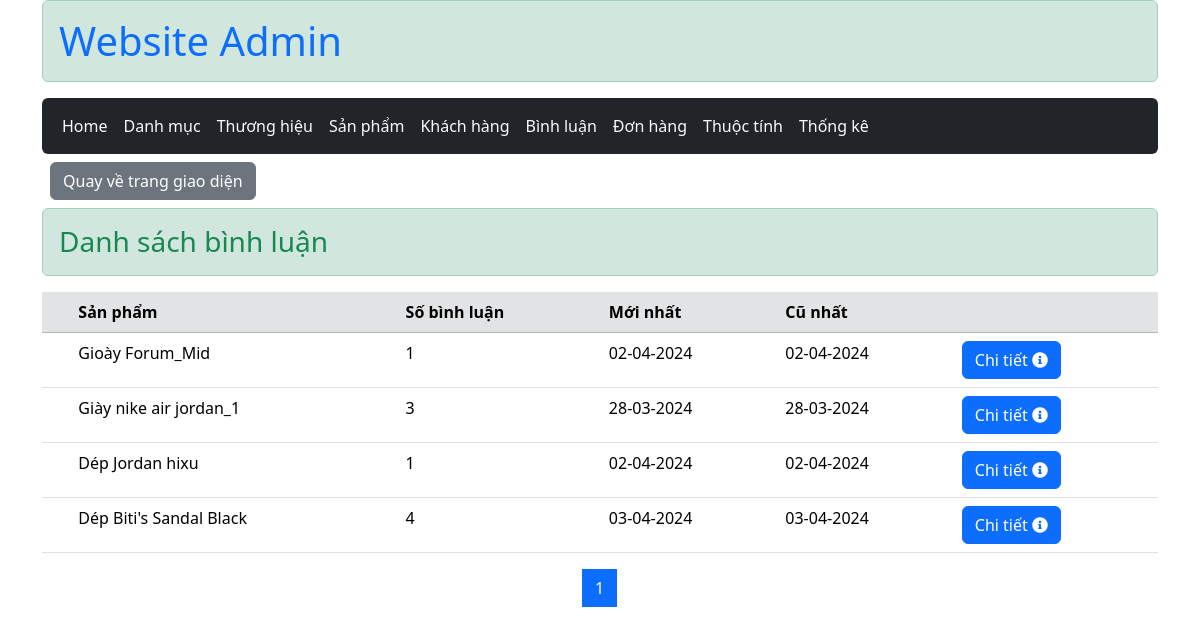
The app's page /admin/index.php?act=list_comment with its own data.
### tables this page shows
CREATE TABLE `product` (
  `product_id` int(11) NOT NULL,
  `name` varchar(255) NOT NULL,
  `price` int(11) NOT NULL,
  `image` varchar(255) NOT NULL,
  `description` text NOT NULL,
  `sale` int(11) NOT NULL,
  `create_at` date NOT NULL,
  `view` int(11) NOT NULL,
  `cate_id` int(11) NOT NULL,
  `brand_id` int(11) NOT NULL
);

### controller/ControllerAdmin/CommentControl.php (called while the page is built, shortened)
<?php
function list_comment(){
    if(!isset($_GET['page']) || !is_numeric($_GET['page']) || $_GET['page'] <= 1 ){
        $page = 1;
    }else{
        $page = $_GET['page'];
    }
    $quantity = 6;
    $total_comment_of_products = comments_select_by_product_admin();
    $list_comment = comments_select_page_by_product_admin($page, $quantity) ;
    $total_pages =  ceil(count($total_comment_of_products) / $quantity);
    include 'comment/list_comment.php';
}

### model/pdo.php (called while the page is built, shortened)
<?php
    function pdo_get_connection(){
        $servername = "localhost";
        $username = "root";
        $password = "";
        try {
            $conn = new PDO("mysql:host=$servername;dbname=duan1", $username, $password);
            $conn->setAttribute(PDO::ATTR_ERRMODE, PDO::ERRMODE_EXCEPTION);
            return $conn;
        } catch(PDOException $e) {
            echo "Lỗi kết nối : " . $e->getMessage();
        }
    }
    function pdo_query($sql){
        $sql_args = array_slice(func_get_args(),1);
        try{
            $conn = pdo_get_connection();
            $stmt = $conn ->prepare($sql);
            $stmt -> execute($sql_args);
            $rows = $stmt -> fetchAll();
            return $rows;
        }
        catch(PDOException $e){
            throw $e;
        }
        finally{
            unset($conn);
        }
    }
?>

### model/comment.php (called while the page is built, shortened)
<?php
function comments_select_by_product_admin(){
    $sql = "SELECT p.name,  p.product_id, COUNT(c.comment_id) AS comment_count, MIN(c.date) AS earliest_comment_date, MAX(c.date) AS lastest_comment_date
            FROM comments c
            JOIN product p ON p.product_id = c.product_id
            JOIN user u ON u.user_id = c.user_id
            GROUP BY p.name
            Order By  p.name desc";
    return pdo_query($sql);
}
function comments_select_page_by_product_admin($page, $quantity){
    $start = ($page -1)* $quantity;
    $sql = "SELECT p.name,  p.product_id, COUNT(c.comment_id) AS comment_count, MIN(c.date) AS earliest_comment_date, MAX(c.date) AS lastest_comment_date
            FROM comments c
            JOIN product p ON p.product_id = c.product_id
            JOIN user u ON u.user_id = c.user_id
            GROUP BY p.name
            Order By  p.name desc
            Limit $start , $quantity";
    return pdo_query($sql);
}

### admin/comment/list_comment.php (the view, shortened to what this page needs)
<main class="container_">
    <h3 class="alert alert-success text-success"> Danh sách bình luận</h3>
    <table class="table table-hover">
        <thead  class="table-secondary" >
            <tr>
                <th></th>
                <th>Sản phẩm</th>
                <th>Số bình luận</th>
                <th>Mới nhất </th>
                <th>Cũ nhất</th>
                <th></th>
            </tr>
        </thead>
        <tbody>
            <?php
                foreach($list_comment as $comment):
            ?>
                <tr>
                    <td></td>
                    <td><?= $comment['name'] ?></td>
                    <td><?= $comment['comment_count'] ?></td>
                    <td><?= $comment['earliest_comment_date'] ?></td>
                    <td><?= $comment['lastest_comment_date'] ?></td>
                    <td>
                        <a href="?act=comment_detail&product_id=<?= $comment['product_id'] ?>" class="btn btn-primary fw-medium">Chi tiết  <i class="fas fa-info-circle"></i></a>
                    </td>
                </tr>
            <?php endforeach?>
        </tbody>
    </table>
    <div aria-label="Page navigation example" class="chuyentrang">
            <ul class="pagination justify-content-center" >
                <?php
                for ($i = 1; $i <= $total_pages; $i++) {
                    $page = isset($page) && !empty($page) ? $page : 1;
                ?>
                    <li class="page-item">
                    <a class="page-link <?= $page == $i ? 'active' : '' ?>" href="?act=list_comment&page=<?= $i ?>"><?= $i ?></a>
                    </li>
                <?php } ?>
            </ul>
        </div>
</main>

### records on screen
product: name "Gioày Forum_Mid", comment_count "1", earliest_comment_date "02-04-2024", lastest_comment_date "02-04-2024"
product: name "Giày nike air jordan_1", comment_count "3", earliest_comment_date "28-03-2024", lastest_comment_date "28-03-2024"
product: name "Dép Jordan hixu", comment_count "1", earliest_comment_date "02-04-2024", lastest_comment_date "02-04-2024"
product: name "Dép Biti's Sandal Black", comment_count "4", earliest_comment_date "03-04-2024", lastest_comment_date "03-04-2024"
